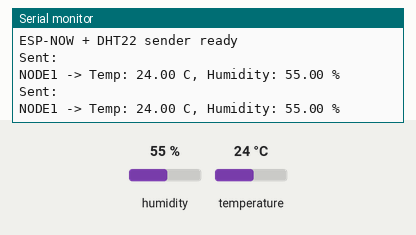
This sketch was run on a simulated ESP32. Parts: the last lines printed to the serial monitor. The test bench sets the inputs (shaded band); at power-on: humidity 55 %, temperature 24 °C.

Above: at 5.8 s.
5.9 s: humidity set to 22 %
At 11.0 s:
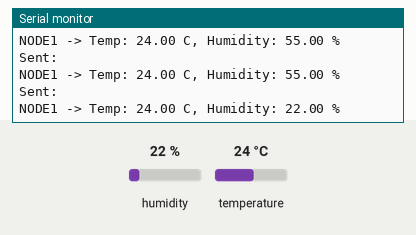
11.9 s: temperature set to 12 °C
At 16.3 s:
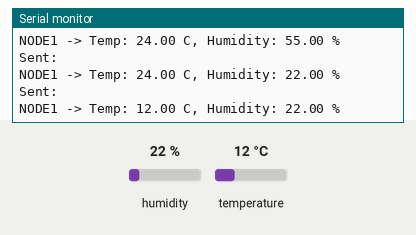
17.9 s: humidity set to 40 %
At 21.5 s:
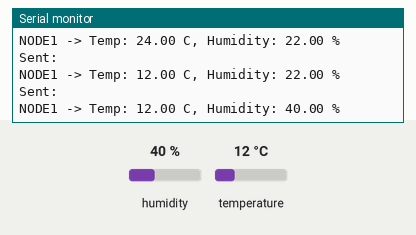
Timing chart, 0 to 23.0 s (numbered marks = the images above; inputs shaded):
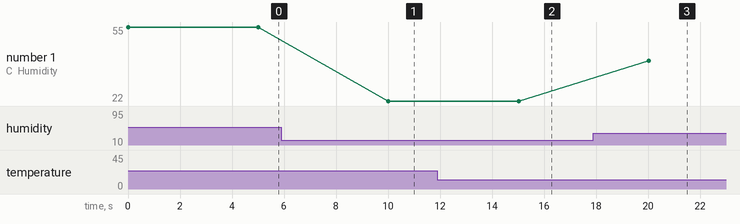

Measured:
- after the input at 5.9 s, the serial monitor: prints a new line after 4.1 s (image 1)
- after the input at 11.9 s, the serial monitor: prints a new line after 3.1 s (image 2)
- after the input at 17.9 s, the serial monitor: prints a new line after 2.1 s (image 3)
- plotted number 1: 55 → 22 after the input at 5.9 s, 22 → 40 after the input at 17.9 s

The sketch:

Node1.ino
```cpp
//NODE1 - COM5
#include <WiFi.h>
#include <esp_now.h>
#include "DHT.h"

#define DHTPIN 4          // GPIO connected to DHT22 data pin
#define DHTTYPE DHT22     // Type of DHT sensor

DHT dht(DHTPIN, DHTTYPE);

// Replace with receiver ESP32 MAC address
uint8_t receiverMac[] = {0xC8, 0xF0, 0x9E, 0xA6, 0xC7, 0x9C};  // Example MAC

void setup() {
  Serial.begin(115200);
  dht.begin();

  WiFi.mode(WIFI_STA);  // Set ESP32 as Wi-Fi station

  if (esp_now_init() != ESP_OK) {
    Serial.println("ESP-NOW init failed!");
    return;
  }

  // Add receiver as peer
  esp_now_peer_info_t peerInfo = {};
  memcpy(peerInfo.peer_addr, receiverMac, 6);
  peerInfo.channel = 0;  // same channel
  peerInfo.encrypt = false;

  if (esp_now_add_peer(&peerInfo) != ESP_OK) {
    Serial.println("Failed to add peer");
    return;
  }

  Serial.println("ESP-NOW + DHT22 sender ready");
}

void loop() {
  float humidity = dht.readHumidity();
  float temperature = dht.readTemperature();

  if (isnan(humidity) || isnan(temperature)) {
    Serial.println("Failed to read from DHT sensor!");
  } else {
    // Format message
    char msg[64];
    snprintf(msg, sizeof(msg), "\nNODE1 -> Temp: %.2f C, Humidity: %.2f %%", temperature, humidity);

    // Send via ESP-NOW
    esp_err_t result = esp_now_send(receiverMac, (uint8_t *)msg, strlen(msg));

    if (result == ESP_OK) {
      Serial.print("Sent: ");
      Serial.println(msg);
    } else {
      Serial.println("Failed to send message");
    }
  }

  delay(5000);  // Read and send every 5 seconds
}
```
